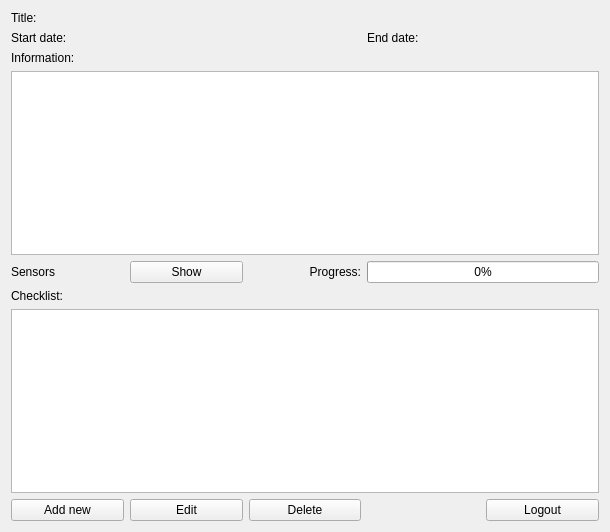
<?xml version="1.0" encoding="UTF-8"?>
<ui version="4.0">
 <class>SelectResearch</class>
 <widget class="QWidget" name="SelectResearch">
  <property name="geometry">
   <rect>
    <x>0</x>
    <y>0</y>
    <width>610</width>
    <height>532</height>
   </rect>
  </property>
  <property name="windowTitle">
   <string>Research Selection</string>
  </property>
  <layout class="QVBoxLayout" name="verticalLayout">
   <item>
    <layout class="QGridLayout" name="gridLayout" rowstretch="0,0,0,0,0,0,0,0" columnstretch="1,1,1,1,1">
     <item row="1" column="0" colspan="2">
      <widget class="QLabel" name="startDate">
       <property name="text">
        <string>Start date:</string>
       </property>
      </widget>
     </item>
     <item row="1" column="3" colspan="2">
      <widget class="QLabel" name="endDate">
       <property name="text">
        <string>End date:</string>
       </property>
      </widget>
     </item>
     <item row="6" column="0" colspan="5">
      <widget class="QListWidget" name="checklist"/>
     </item>
     <item row="4" column="1">
      <widget class="QPushButton" name="sensorButton">
       <property name="text">
        <string>Show</string>
       </property>
      </widget>
     </item>
     <item row="0" column="0" colspan="5">
      <widget class="QLabel" name="researchTitle">
       <property name="text">
        <string>Title:</string>
       </property>
      </widget>
     </item>
     <item row="4" column="3" colspan="2">
      <widget class="QProgressBar" name="researchProgress">
       <property name="toolTip">
        <string>Research progress</string>
       </property>
       <property name="value">
        <number>0</number>
       </property>
      </widget>
     </item>
     <item row="4" column="0">
      <widget class="QLabel" name="label_6">
       <property name="text">
        <string>Sensors</string>
       </property>
      </widget>
     </item>
     <item row="4" column="2">
      <widget class="QLabel" name="label_2">
       <property name="text">
        <string>Progress:</string>
       </property>
       <property name="alignment">
        <set>Qt::AlignRight|Qt::AlignTrailing|Qt::AlignVCenter</set>
       </property>
      </widget>
     </item>
     <item row="3" column="0" colspan="5">
      <widget class="QTextBrowser" name="researchInfo">
       <property name="focusPolicy">
        <enum>Qt::NoFocus</enum>
       </property>
      </widget>
     </item>
     <item row="2" column="0">
      <widget class="QLabel" name="label_3">
       <property name="text">
        <string>Information:</string>
       </property>
      </widget>
     </item>
     <item row="5" column="0">
      <widget class="QLabel" name="label">
       <property name="text">
        <string>Checklist:</string>
       </property>
      </widget>
     </item>
     <item row="7" column="4">
      <widget class="QPushButton" name="logoutButton">
       <property name="text">
        <string>Logout</string>
       </property>
      </widget>
     </item>
     <item row="7" column="2">
      <widget class="QPushButton" name="deleteButton">
       <property name="text">
        <string>Delete</string>
       </property>
      </widget>
     </item>
     <item row="7" column="1">
      <widget class="QPushButton" name="editButton">
       <property name="text">
        <string>Edit</string>
       </property>
      </widget>
     </item>
     <item row="7" column="0">
      <widget class="QPushButton" name="addButton">
       <property name="text">
        <string>Add new</string>
       </property>
      </widget>
     </item>
    </layout>
   </item>
  </layout>
 </widget>
 <tabstops>
  <tabstop>sensorButton</tabstop>
  <tabstop>checklist</tabstop>
  <tabstop>addButton</tabstop>
  <tabstop>editButton</tabstop>
  <tabstop>deleteButton</tabstop>
  <tabstop>logoutButton</tabstop>
 </tabstops>
 <resources/>
 <connections/>
</ui>
